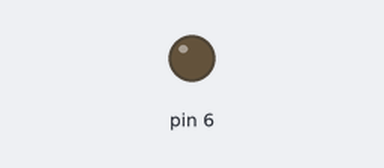
The sketch below on a simulated Arduino Uno, built with avr-gcc and run on an emulated ATmega328P. On the bench: output pins drawn as LEDs (lit = HIGH).

Above: at 0.05 s.
At 1.5 s:
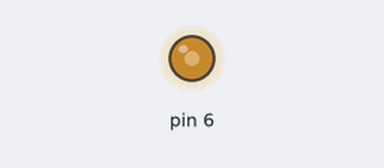
At 3.0 s:
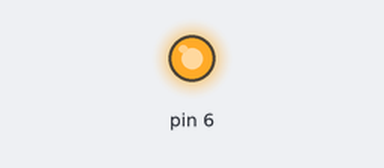
Timing chart, 0 to 6.9 s (numbered marks = the images above):
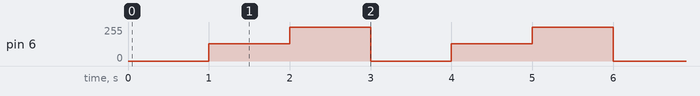

Measured:
- by itself, pin 6: repeats every 3.0 s: 255/255 1.0 s, 0/255 1.0 s, 128/255 1.0 s

The sketch:

pwm_simulation1.ino
```cpp
void setup()
{
  analogWrite(6,0);
}

void loop()
{
  analogWrite(6,0);
  delay(1000);
  analogWrite(6,128);
  delay(1000);
  analogWrite(6,255);
  delay(1000);
}
```
